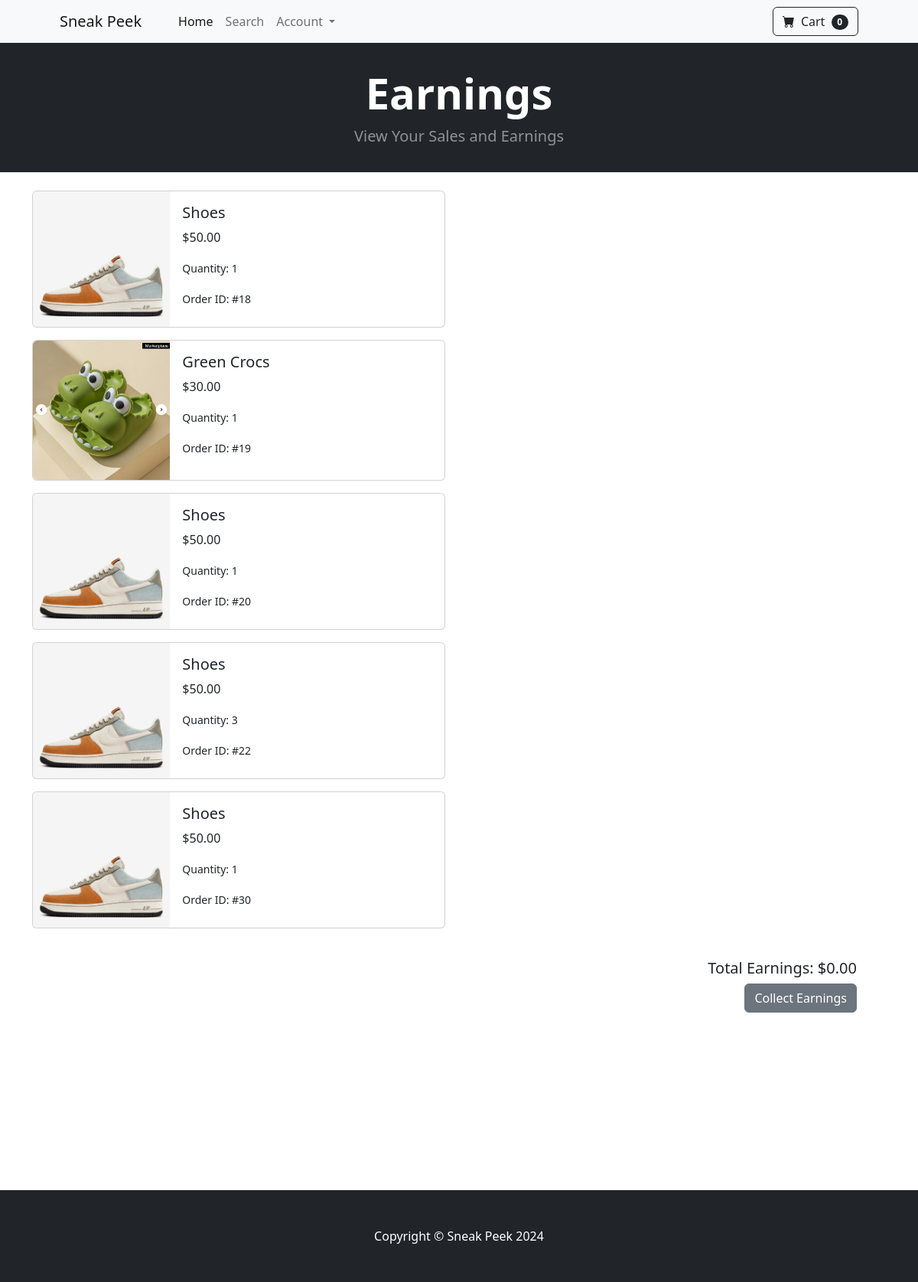
The page /earning/ (signed in) on the database as committed earlier.
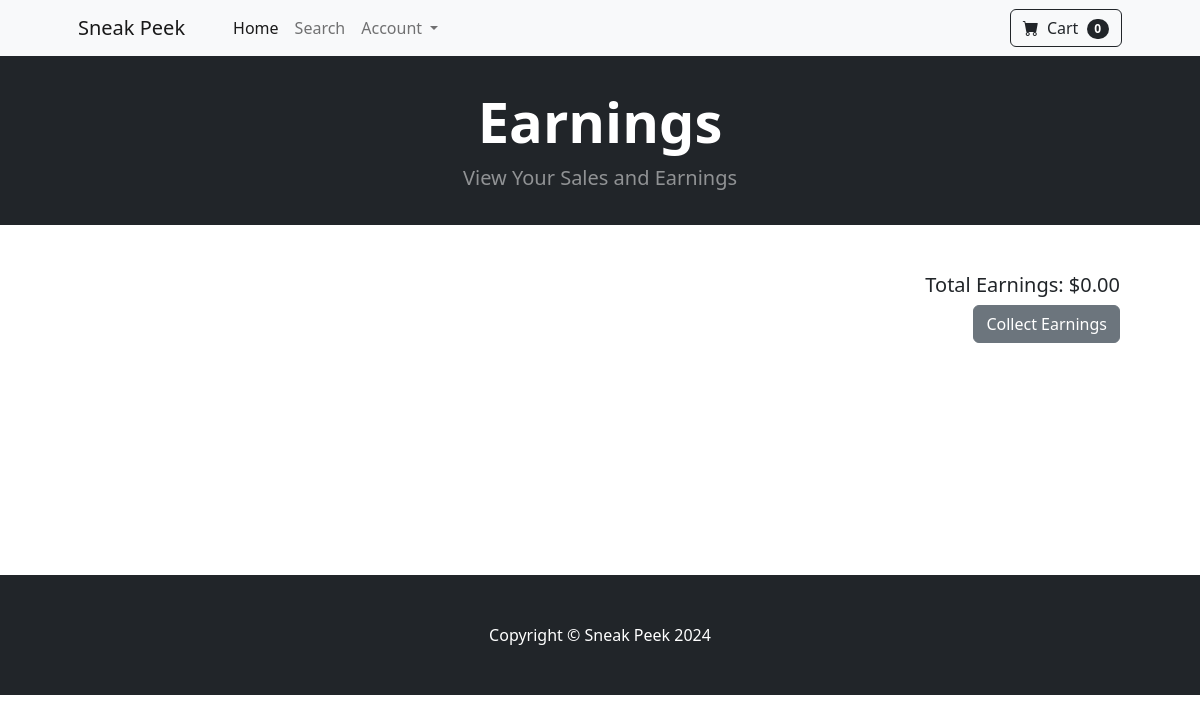
The same page on the database as committed later.
### sneakpeek/models.py (models this page shows, shortened)
class OrderItem(models.Model):
    order = models.ForeignKey(Order, on_delete=models.CASCADE, null=True)
    product = models.ForeignKey(Product, on_delete=models.CASCADE, null=True, blank=True)
    customer = models.ForeignKey(User, on_delete=models.CASCADE)
    seller_id = models.IntegerField(default=1)
    quantity = models.PositiveBigIntegerField(default=1)
    price = models.DecimalField(max_digits=7, decimal_places=2)

class Product(models.Model):
    name = models.CharField(max_length=100)
    price = models.DecimalField(default=0, decimal_places=2, max_digits=6)
    quantity = models.IntegerField(default=1)
    category = models.ForeignKey(Category, on_delete=models.CASCADE, default=1)
    seller = models.ForeignKey(User, on_delete=models.CASCADE, default=1)
    brand = models.CharField(max_length=100, null=True)
    description = models.CharField(max_length=250, default='', blank=True, null=True)
    image = models.ImageField(upload_to='uploads/product/')

class Order(models.Model):
    customer = models.ForeignKey(User, on_delete=models.CASCADE, null=True, blank=True)
    shipping_full_name = models.CharField(max_length=250, null=True, blank=True)
    email = models.EmailField(max_length=50, null=True, blank=True)
    date_ordered = models.DateField(auto_now_add=True, null=True, blank=True)
    amount_paid = models.DecimalField(max_digits=7, decimal_places=2, default=0)
    shipping_address = models.TextField(max_length=2000, default='', blank=True)
    billing_full_name = models.CharField(max_length=250, null=True, blank=True)
    billing_address = models.TextField(max_length=2000, default='', blank=True)
    card_number = models.CharField(max_length = 16, default='', blank=True)

### sneakpeek/views.py (the view)
# urls.py: path('earning/', views.update_earning, name='earning'),
def update_earning(request):
    current_seller = request.user
    sold_orders = OrderItem.objects.filter(seller_id=current_seller.id)
    if request.method == "POST":
        current_user = request.user
        current_user.userprofile.earning = 0
        current_user.userprofile.save()
        messages.success(request, "We have initiated the transfer")
    return render(request, 'seller_earnings.html', {'sold_orders':sold_orders})

### cart/cart.py (called while the page is built)
    def __len__(self):
        return len(self.cart)

### cart/context_processors.py (called while the page is built)
def cart(request):
    return {'cart': Cart(request)}

### sneakpeek/templates/seller_earnings.html (shortened to what this page needs)
{% extends 'base.html' %}
{% block content %}
        <header class="bg-dark py-3">
            <div class="container px-4 px-lg-5 my-3">
                <div class="text-center text-white">
                    <h1 class="display-4 fw-bolder">Earnings</h1>
                    <p class="lead fw-normal text-white-50 mb-0">View Your Sales and Earnings</p>
                </div>
            </div>
        </header>
        <br/>
        <div class="container">
        {% for order in sold_orders %}
        <div class="card mb-3" style="max-width: 540px;">
            <div class="row g-0">
              <div class="col-md-4">
                <img src="{{ order.product.image.url }}" class="img-fluid rounded-start" alt="...">
              </div>
              <div class="col-md-8">
                <div class="card-body">
                  <h5 class="card-title">{{ order.product.name }}</h5>
                  <p class="card-text">${{ order.price }}</p>
                  <p class="card-text"><small class="text-body-secondary">Quantity: {{ order.quantity }}</small></p>
                  <p class="card-text"><small class="text-body-secondary">Order ID: #{{ order.order.id }}</small></p>
                </div>
              </div>
            </div>
          </div>
          {% endfor %}
        </div>
        <form method="POST" action="{% url 'earning' %}">
            <h5 style="text-align: right; margin-right: 80px;">Total Earnings: ${{ user.userprofile.earning }} </h5>
            <p style="text-align: right; margin-right: 80px;">
                <button type="submit" class="btn btn-secondary">Collect Earnings</button>
                </p>
        </form>
{% endblock %}

Rows that differ between the two databases and show on the page:
removed OrderItem: product.image (picture), product.name "Shoes", price "50.00", quantity "1", order.id "18"
removed OrderItem: product.image (picture), product.name "Green Crocs", price "30.00", quantity "1", order.id "19"
removed OrderItem: product.image (picture), product.name "Shoes", price "50.00", quantity "1", order.id "20"
removed OrderItem: product.image (picture), product.name "Shoes", price "50.00", quantity "3", order.id "22"
removed OrderItem: product.image (picture), product.name "Shoes", price "50.00", quantity "1", order.id "30"
